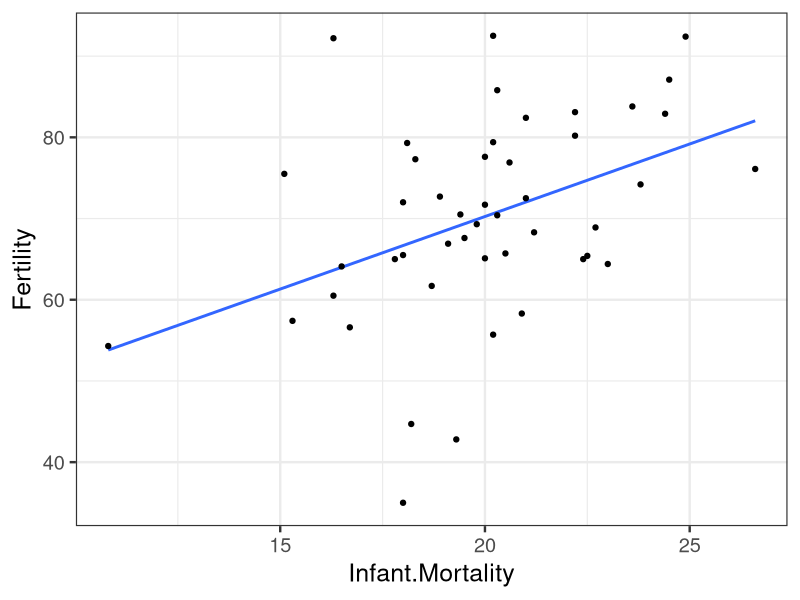

Reproduce this figure in R.
## ---- chunk 1
options(htmltools.dir.version = FALSE)
knitr::opts_chunk$set(comment = "##")
library(tidyverse)
theme_set(theme_bw(base_size = 18, base_family = "sans"))
## ---- chunk 2
# Berechne das Quadrat von 8
8^2
## ---- chunk 3
# Frage nach dem Namen
alter <- readline(prompt = "Wie alt bist Du? ")

# Bestimme das Geburtsjahr
gebjahr <-year(Sys.Date()) - as.numeric(alter)

# Schreibe das Ergebnis
print(paste("Du wurdest im Jahr", gebjahr, "geboren!"))
## ---- chunk 4
# Plot the fertility data
ggplot(swiss, aes(x = Infant.Mortality, y = Fertility)) +
    geom_smooth(se = F, method = "lm", formula = "y~x") +
    geom_point() 

